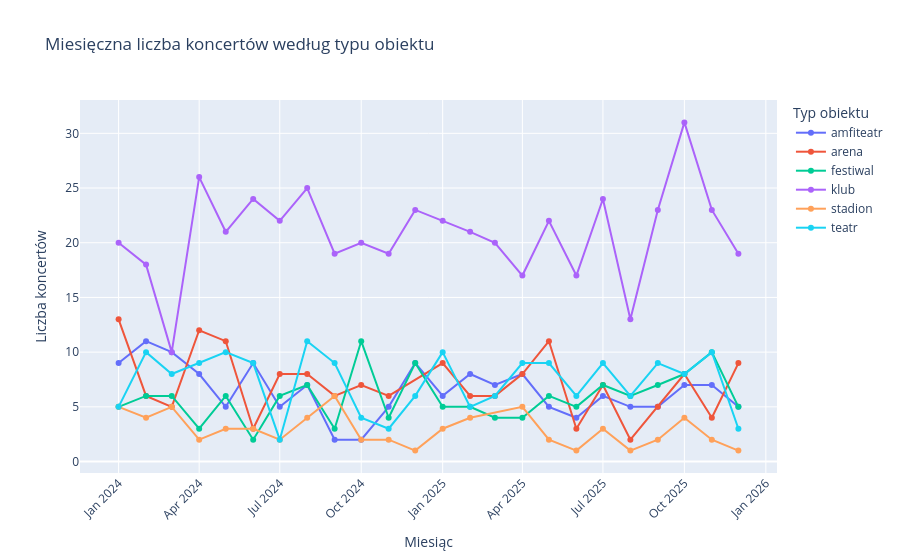

Here is the notebook cell this chart was saved with:
### Code cell
koncerty_miesiac_typ = (
    df.groupby(["miesiac", "typ_obiektu"], as_index=False)
      .size()
      .rename(columns={"size": "liczba_koncertow"})
)

fig_miesiace_typ = px.line(
    koncerty_miesiac_typ,
    x="miesiac",
    y="liczba_koncertow",
    color="typ_obiektu",
    markers=True,
    labels={
        "miesiac": "Miesiąc",
        "liczba_koncertow": "Liczba koncertów",
        "typ_obiektu": "Typ obiektu",
    },
    title="Miesięczna liczba koncertów według typu obiektu",
)
fig_miesiace_typ.update_layout(xaxis_tickangle=-45, legend_title_text="Typ obiektu")
fig_miesiace_typ.show()

### Figure 1 — Plotly figure (JSON) as saved in the notebook; plotly's stock layout.template omitted (floating-point values rounded to 4 significant figures)
{"data": [{"hovertemplate": "Typ obiektu=amfiteatr<br>Miesiąc=%{x}<br>Liczba koncertów=%{y}<extra></extra>", "legendgroup": "amfiteatr", "line": {"color": "#636efa", "dash": "solid"}, "marker": {"symbol": "circle"}, "mode": "lines+markers", "name": "amfiteatr", "orientation": "v", "showlegend": true, "type": "scatter", "x": ["2024-01", "2024-02", "2024-03", "2024-04", "2024-05", "2024-06", "2024-07", "2024-08", "2024-09", "2024-10", "2024-11", "2024-12", "2025-01", "2025-02", "2025-03", "2025-04", "2025-05", "2025-06", "2025-07", "2025-08", "2025-09", "2025-10", "2025-11", "2025-12"], "xaxis": "x", "y": [9, 11, 10, 8, 5, 9, 5, 7, 2, 2, 5, 9, 6, 8, 7, 8, 5, 4, 6, 5, 5, 7, 7, 5], "yaxis": "y"}, {"hovertemplate": "Typ obiektu=arena<br>Miesiąc=%{x}<br>Liczba koncertów=%{y}<extra></extra>", "legendgroup": "arena", "line": {"color": "#EF553B", "dash": "solid"}, "marker": {"symbol": "circle"}, "mode": "lines+markers", "name": "arena", "orientation": "v", "showlegend": true, "type": "scatter", "x": ["2024-01", "2024-02", "2024-03", "2024-04", "2024-05", "2024-06", "2024-07", "2024-08", "2024-09", "2024-10", "2024-11", "2025-01", "2025-02", "2025-03", "2025-04", "2025-05", "2025-06", "2025-07", "2025-08", "2025-09", "2025-10", "2025-11", "2025-12"], "xaxis": "x", "y": [13, 6, 5, 12, 11, 3, 8, 8, 6, 7, 6, 9, 6, 6, 8, 11, 3, 7, 2, 5, 8, 4, 9], "yaxis": "y"}, {"hovertemplate": "Typ obiektu=festiwal<br>Miesiąc=%{x}<br>Liczba koncertów=%{y}<extra></extra>", "legendgroup": "festiwal", "line": {"color": "#00cc96", "dash": "solid"}, "marker": {"symbol": "circle"}, "mode": "lines+markers", "name": "festiwal", "orientation": "v", "showlegend": true, "type": "scatter", "x": ["2024-01", "2024-02", "2024-03", "2024-04", "2024-05", "2024-06", "2024-07", "2024-08", "2024-09", "2024-10", "2024-11", "2024-12", "2025-01", "2025-02", "2025-03", "2025-04", "2025-05", "2025-06", "2025-07", "2025-08", "2025-09", "2025-10", "2025-11", "2025-12"], "xaxis": "x", "y": [5, 6, 6, 3, 6, 2, 6, 7, 3, 11, 4, 9, 5, 5, 4, 4, 6, 5, 7, 6, 7, 8, 10, 5], "yaxis": "y"}, {"hovertemplate": "Typ obiektu=klub<br>Miesiąc=%{x}<br>Liczba koncertów=%{y}<extra></extra>", "legendgroup": "klub", "line": {"color": "#ab63fa", "dash": "solid"}, "marker": {"symbol": "circle"}, "mode": "lines+markers", "name": "klub", "orientation": "v", "showlegend": true, "type": "scatter", "x": ["2024-01", "2024-02", "2024-03", "2024-04", "2024-05", "2024-06", "2024-07", "2024-08", "2024-09", "2024-10", "2024-11", "2024-12", "2025-01", "2025-02", "2025-03", "2025-04", "2025-05", "2025-06", "2025-07", "2025-08", "2025-09", "2025-10", "2025-11", "2025-12"], "xaxis": "x", "y": [20, 18, 10, 26, 21, 24, 22, 25, 19, 20, 19, 23, 22, 21, 20, 17, 22, 17, 24, 13, 23, 31, 23, 19], "yaxis": "y"}, {"hovertemplate": "Typ obiektu=stadion<br>Miesiąc=%{x}<br>Liczba koncertów=%{y}<extra></extra>", "legendgroup": "stadion", "line": {"color": "#FFA15A", "dash": "solid"}, "marker": {"symbol": "circle"}, "mode": "lines+markers", "name": "stadion", "orientation": "v", "showlegend": true, "type": "scatter", "x": ["2024-01", "2024-02", "2024-03", "2024-04", "2024-05", "2024-06", "2024-07", "2024-08", "2024-09", "2024-10", "2024-11", "2024-12", "2025-01", "2025-02", "2025-04", "2025-05", "2025-06", "2025-07", "2025-08", "2025-09", "2025-10", "2025-11", "2025-12"], "xaxis": "x", "y": [5, 4, 5, 2, 3, 3, 2, 4, 6, 2, 2, 1, 3, 4, 5, 2, 1, 3, 1, 2, 4, 2, 1], "yaxis": "y"}, {"hovertemplate": "Typ obiektu=teatr<br>Miesiąc=%{x}<br>Liczba koncertów=%{y}<extra></extra>", "legendgroup": "teatr", "line": {"color": "#19d3f3", "dash": "solid"}, "marker": {"symbol": "circle"}, "mode": "lines+markers", "name": "teatr", "orientation": "v", "showlegend": true, "type": "scatter", "x": ["2024-01", "2024-02", "2024-03", "2024-04", "2024-05", "2024-06", "2024-07", "2024-08", "2024-09", "2024-10", "2024-11", "2024-12", "2025-01", "2025-02", "2025-03", "2025-04", "2025-05", "2025-06", "2025-07", "2025-08", "2025-09", "2025-10", "2025-11", "2025-12"], "xaxis": "x", "y": [5, 10, 8, 9, 10, 9, 2, 11, 9, 4, 3, 6, 10, 5, 6, 9, 9, 6, 9, 6, 9, 8, 10, 3], "yaxis": "y"}], "layout": {"legend": {"title": {"text": "Typ obiektu"}, "tracegroupgap": 0}, "title": {"text": "Miesięczna liczba koncertów według typu obiektu"}, "xaxis": {"anchor": "y", "domain": [0.0, 1.0], "tickangle": -45, "title": {"text": "Miesiąc"}}, "yaxis": {"anchor": "x", "domain": [0.0, 1.0], "title": {"text": "Liczba koncertów"}}}}
